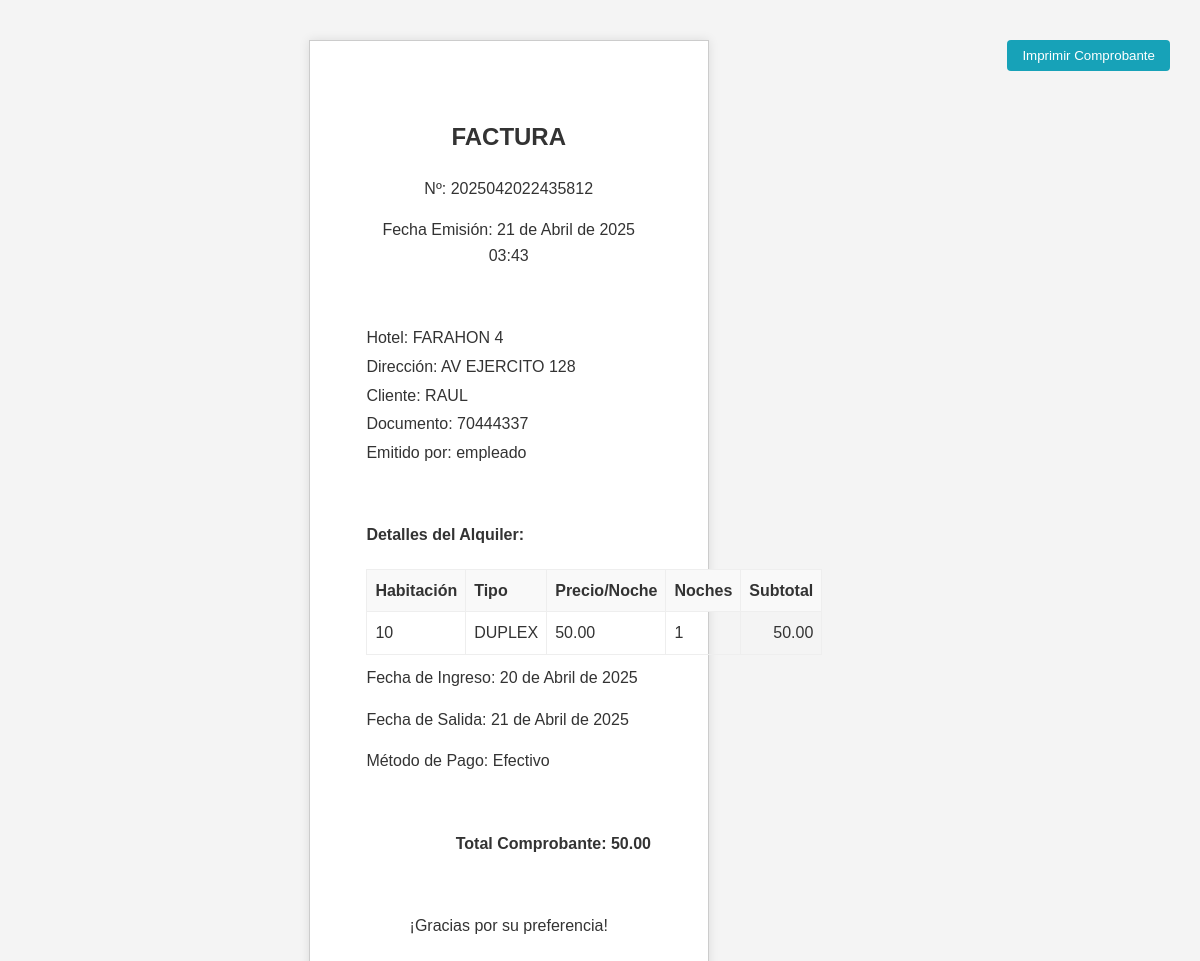
The app's page /employee/view_receipt.php?receipt_id=5&hotel_id=3 (signed in) with its own data.
### tables this page shows
CREATE TABLE IF NOT EXISTS `receipts` (
  `id` int NOT NULL AUTO_INCREMENT,
  `rental_id` int DEFAULT NULL,
  `receipt_number` varchar(50) NOT NULL,
  `issue_date` timestamp NULL DEFAULT CURRENT_TIMESTAMP,
  `amount` decimal(10,2) NOT NULL,
  `type` enum('factura','boleta') NOT NULL,
  `is_voided` tinyint(1) DEFAULT '0',
  `voided_by_user_id` int DEFAULT NULL,
  `voided_at` timestamp NULL DEFAULT NULL,
  PRIMARY KEY (`id`),
  UNIQUE KEY `receipt_number` (`receipt_number`),
  KEY `rental_id` (`rental_id`),
  KEY `voided_by_user_id` (`voided_by_user_id`)
);

CREATE TABLE IF NOT EXISTS `hotels` (
  `id` int NOT NULL AUTO_INCREMENT,
  `name` varchar(100) NOT NULL,
  `address` varchar(255) DEFAULT NULL,
  `phone` varchar(20) DEFAULT NULL,
  `email` varchar(100) DEFAULT NULL,
  `created_at` timestamp NULL DEFAULT CURRENT_TIMESTAMP,
  PRIMARY KEY (`id`)
);

CREATE TABLE IF NOT EXISTS `rentals` (
  `id` int NOT NULL AUTO_INCREMENT,
  `room_id` int DEFAULT NULL,
  `user_id` int DEFAULT NULL,
  `customer_name` varchar(100) NOT NULL,
  `customer_id_doc` varchar(50) DEFAULT NULL,
  `check_in_date` date NOT NULL,
  `check_out_date` date NOT NULL,
  `total_price` decimal(10,2) NOT NULL,
  `payment_method_id` int DEFAULT NULL,
  `rental_date` timestamp NULL DEFAULT CURRENT_TIMESTAMP,
  `status` enum('active','completed','cancelled') DEFAULT 'active',
  PRIMARY KEY (`id`),
  KEY `room_id` (`room_id`),
  KEY `user_id` (`user_id`),
  KEY `payment_method_id` (`payment_method_id`)
);

CREATE TABLE IF NOT EXISTS `users` (
  `id` int NOT NULL AUTO_INCREMENT,
  `username` varchar(50) NOT NULL,
  `password` varchar(255) NOT NULL,
  `role` enum('admin','employee') NOT NULL,
  `created_at` timestamp NULL DEFAULT CURRENT_TIMESTAMP,
  `status` enum('active','inactive') NOT NULL DEFAULT 'active',
  PRIMARY KEY (`id`),
  UNIQUE KEY `username` (`username`)
);

CREATE TABLE IF NOT EXISTS `rooms` (
  `id` int NOT NULL AUTO_INCREMENT,
  `hotel_id` int DEFAULT NULL,
  `room_number` varchar(20) NOT NULL,
  `room_type` varchar(50) DEFAULT NULL,
  `capacity` int DEFAULT NULL,
  `price_per_night` decimal(10,2) NOT NULL,
  `status` enum('available','occupied','maintenance') DEFAULT 'available',
  `created_at` timestamp NULL DEFAULT CURRENT_TIMESTAMP,
  PRIMARY KEY (`id`),
  UNIQUE KEY `unique_room` (`hotel_id`,`room_number`)
);

CREATE TABLE IF NOT EXISTS `payment_methods` (
  `id` int NOT NULL AUTO_INCREMENT,
  `method_name` varchar(50) NOT NULL,
  `created_at` timestamp NULL DEFAULT CURRENT_TIMESTAMP,
  PRIMARY KEY (`id`),
  UNIQUE KEY `method_name` (`method_name`)
);

### employee/view_receipt.php (the view, shortened to what this page needs)
<?php
require_once '../includes/db.php';
$receipt_id = $_GET['receipt_id'] ?? null;
$receipt = null;
if ($receipt_id && is_numeric($receipt_id)) {
    $sql = "SELECT
                rec.id AS receipt_id,
                rec.receipt_number,
                rec.issue_date,
                rec.amount AS receipt_amount, -- Amount from receipt itself
                rec.type AS receipt_type,
                rec.is_voided,
                rec.voided_at,
                r.id AS rental_id,
                r.customer_name,
                r.customer_id_doc,
                r.check_in_date,
                r.check_out_date,
                r.total_price AS rental_total_price, -- Total from rental record
                rm.room_number,
                rm.room_type,
                rm.price_per_night,
                rm.hotel_id, -- Select room's hotel_id
                h.name AS hotel_name,
                h.address AS hotel_address,
                u_issued.username AS issued_by_employee,
                u_voided.username AS voided_by_admin,
                pm.method_name AS payment_method
            FROM receipts rec
            JOIN rentals r ON rec.rental_id = r.id
            JOIN rooms rm ON r.room_id = rm.id
            JOIN hotels h ON rm.hotel_id = h.id
            JOIN users u_issued ON r.user_id = u_issued.id -- Employee who issued it
            JOIN payment_methods pm ON r.payment_method_id = pm.id
            LEFT JOIN users u_voided ON rec.voided_by_user_id = u_voided.id -- Admin who voided it (can be NULL)
            WHERE rec.id = ?";
    $stmt = $conn->prepare($sql);
    $stmt->bind_param("i", $receipt_id);
    $stmt->execute();
    $result = $stmt->get_result();
    if ($result->num_rows === 1) {
        $receipt = $result->fetch_assoc();
         $check_in_timestamp = strtotime($receipt['check_in_date']);
         $check_out_timestamp = strtotime($receipt['check_out_date']);
         $num_nights = floor(abs($check_out_timestamp - $check_in_timestamp) / (60 * 60 * 24));
    } else {
        set_message('danger', 'Comprobante no encontrado.');
        redirect('employee_dashboard.php');
    }
} else {
    set_message('danger', 'ID de comprobante no especificado.');
    redirect('employee_dashboard.php');
}
$receipt_title = ($receipt['receipt_type'] === 'factura') ? 'FACTURA' : 'BOLETA';
function format_date_spanish($date_string) {
    $timestamp = strtotime($date_string);
    $day = date('d', $timestamp);
    $month_num = date('n', $timestamp);
    $year = date('Y', $timestamp);
    $hour = date('H', $timestamp);
    $minute = date('i', $timestamp);
    $spanish_months = [
        1 => 'Enero', 2 => 'Febrero', 3 => 'Marzo', 4 => 'Abril',
        5 => 'Mayo', 6 => 'Junio', 7 => 'Julio', 8 => 'Agosto',
        9 => 'Septiembre', 10 => 'Octubre', 11 => 'Noviembre', 12 => 'Diciembre'
    ];
     $has_time = (date('H:i:s', $timestamp) !== '00:00:00');
    $formatted_date = $day . ' de ' . $spanish_months[$month_num] . ' de ' . $year;
     if ($has_time) {
         $formatted_date .= ' ' . $hour . ':' . $minute;
     }
    return $formatted_date;
}
?>
<!DOCTYPE html>
<html lang="es">
<head>
</head>
<body>
    <div class="receipt-container">
        <div class="header">
            <h2><?php echo htmlspecialchars($receipt_title); ?></h2>
            <p>Nº: <?php echo htmlspecialchars($receipt['receipt_number']); ?></p>
            <p>Fecha Emisión: <?php echo htmlspecialchars(format_date_spanish($receipt['issue_date'])); ?></p>
        </div>
        <div class="details">
            <p>Hotel: <?php echo htmlspecialchars($receipt['hotel_name']); ?></p>
            <p>Dirección: <?php echo htmlspecialchars($receipt['hotel_address']); ?></p>
            <p>Cliente: <?php echo htmlspecialchars($receipt['customer_name']); ?></p>
            <p>Documento: <?php echo htmlspecialchars($receipt['customer_id_doc'] ?? 'N/A'); ?></p>
            <p>Emitido por: <?php echo htmlspecialchars($receipt['issued_by_employee']); ?></p>
        </div>
        <div class="items">
            <h4>Detalles del Alquiler:</h4>
            <table>
                <thead>
                    <tr>
                        <th>Habitación</th>
                        <th>Tipo</th>
                        <th>Precio/Noche</th>
                        <th>Noches</th>
                        <th>Subtotal</th>
                    </tr>
                </thead>
                <tbody>
                    <tr>
                        <td><?php echo htmlspecialchars($receipt['room_number']); ?></td>
                        <td><?php echo htmlspecialchars($receipt['room_type']); ?></td>
                        <td><?php echo htmlspecialchars(number_format($receipt['price_per_night'], 2)); ?></td>
                         <td><?php echo htmlspecialchars($num_nights); ?></td>
                         <td><?php echo htmlspecialchars(number_format($receipt['price_per_night'] * $num_nights, 2)); ?></td>
                    </tr>
                </tbody>
            </table>
             <p style="margin-top: 10px;">Fecha de Ingreso: <?php echo htmlspecialchars(format_date_spanish($receipt['check_in_date'])); ?></p>
             <p>Fecha de Salida: <?php echo htmlspecialchars(format_date_spanish($receipt['check_out_date'])); ?></p>
             <p>Método de Pago: <?php echo htmlspecialchars($receipt['payment_method']); ?></p>
        </div>
        <div class="totals">
            <p>Total Comprobante: <?php echo htmlspecialchars(number_format($receipt['receipt_amount'], 2)); ?></p>
        </div>
        <div class="footer">
            <p>¡Gracias por su preferencia!</p>
        </div>
    </div>
    <div class="button-container">
        <button onclick="window.print()" class="btn btn-info">Imprimir Comprobante</button>
    </div>
</body>
</html>

### employee/view_receipt.php (style rules this page uses)
body { font-family: sans-serif; line-height: 1.6; margin: 0; padding: 20px; color: #333; background-color: #f4f4f4; display: flex; justify-content: center; align-items: flex-start; min-height: 100vh; box-sizing: border-box; }
.receipt-container { width: 100%; max-width: 400px; margin: 20px auto; border: 1px solid #ccc; padding: 15mm; box-shadow: 0 0 10px rgba(0,0,0,0.1); background-color: #fff; box-sizing: border-box; }
.header, .footer { text-align: center; margin-bottom: 15mm; }
.details, .items, .totals { margin-bottom: 15mm; }
.details p, .totals p { margin: 3px 0; }
.items table { width: 100%; border-collapse: collapse; margin-top: 5mm; }
.items th, .items td { border: 1px solid #eee; padding: 8px; text-align: left; }
.items th { background-color: #f9f9f9; }
.items td:last-child, .items th:last-child { text-align: right; }
.totals p { font-weight: bold; text-align: right; }
.button-container { text-align: center; margin-top: 20px; }
.button-container .btn { display: inline-block; margin: 0 10px; padding: 8px 15px; border-radius: 4px; text-decoration: none; color: white; cursor: pointer; border: none; }
.button-container .btn-info { background-color: #17a2b8; }

### records on screen
receipts: type "FACTURA", receipt_number "2025042022435812", issue_date "21 de Abril de 2025 03:43", hotels.name "FARAHON 4", hotels.address "AV EJERCITO 128", rental.customer_name "RAUL", rental.customer_id_doc "70444337", users.username "empleado", rooms.room_number "10", rooms.room_type "DUPLEX", rooms.price_per_night "50.00", rental.check_in_date "1", rental.check_in_date "20 de Abril de 2025", rental.check_out_date "21 de Abril de 2025", payment_methods.method_name "Efectivo", amount "50.00"
